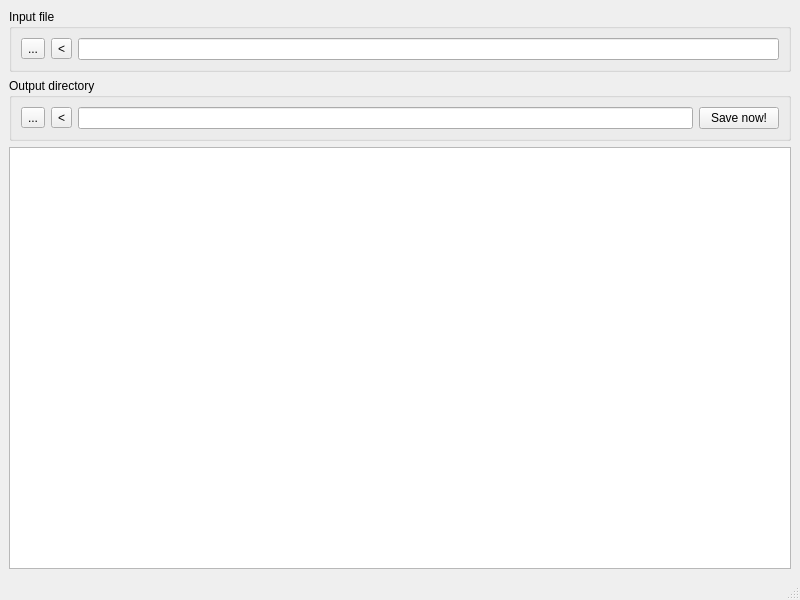
<?xml version="1.0" encoding="UTF-8"?>
<ui version="4.0">
 <class>MainWindow</class>
 <widget class="QMainWindow" name="MainWindow">
  <property name="geometry">
   <rect>
    <x>0</x>
    <y>0</y>
    <width>800</width>
    <height>600</height>
   </rect>
  </property>
  <property name="windowTitle">
   <string>MainWindow</string>
  </property>
  <widget class="QWidget" name="centralwidget">
   <layout class="QVBoxLayout" name="verticalLayout">
    <item>
     <widget class="QGroupBox" name="groupBox">
      <property name="title">
       <string>Input file</string>
      </property>
      <layout class="QHBoxLayout" name="horizontalLayout_2">
       <item>
        <widget class="QToolButton" name="input_button">
         <property name="text">
          <string>...</string>
         </property>
        </widget>
       </item>
       <item>
        <widget class="QToolButton" name="reopen_input">
         <property name="text">
          <string>&lt;</string>
         </property>
        </widget>
       </item>
       <item>
        <widget class="QLineEdit" name="input_file">
         <property name="readOnly">
          <bool>true</bool>
         </property>
        </widget>
       </item>
      </layout>
     </widget>
    </item>
    <item>
     <widget class="QGroupBox" name="groupBox_2">
      <property name="title">
       <string>Output directory</string>
      </property>
      <layout class="QHBoxLayout" name="horizontalLayout_3">
       <item>
        <widget class="QToolButton" name="output_button">
         <property name="text">
          <string>...</string>
         </property>
        </widget>
       </item>
       <item>
        <widget class="QToolButton" name="reopen_output">
         <property name="text">
          <string>&lt;</string>
         </property>
        </widget>
       </item>
       <item>
        <widget class="QLineEdit" name="output_dir">
         <property name="readOnly">
          <bool>true</bool>
         </property>
        </widget>
       </item>
       <item>
        <widget class="QPushButton" name="save_button">
         <property name="text">
          <string>Save now!</string>
         </property>
        </widget>
       </item>
      </layout>
     </widget>
    </item>
    <item>
     <widget class="QTableView" name="item_table">
      <attribute name="horizontalHeaderShowSortIndicator" stdset="0">
       <bool>true</bool>
      </attribute>
      <attribute name="horizontalHeaderStretchLastSection">
       <bool>true</bool>
      </attribute>
      <attribute name="verticalHeaderStretchLastSection">
       <bool>false</bool>
      </attribute>
     </widget>
    </item>
   </layout>
  </widget>
  <widget class="QMenuBar" name="menubar">
   <property name="geometry">
    <rect>
     <x>0</x>
     <y>0</y>
     <width>800</width>
     <height>21</height>
    </rect>
   </property>
  </widget>
  <widget class="QStatusBar" name="statusbar"/>
 </widget>
 <resources/>
 <connections/>
</ui>
